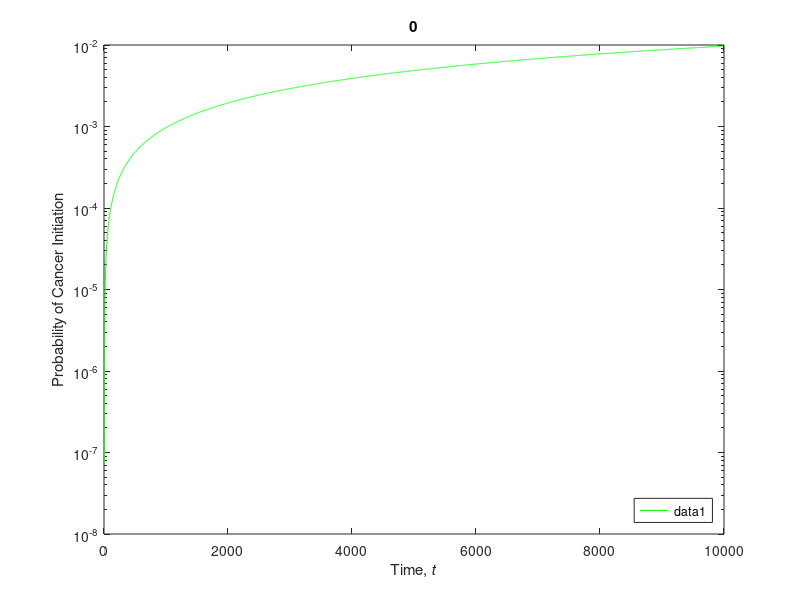
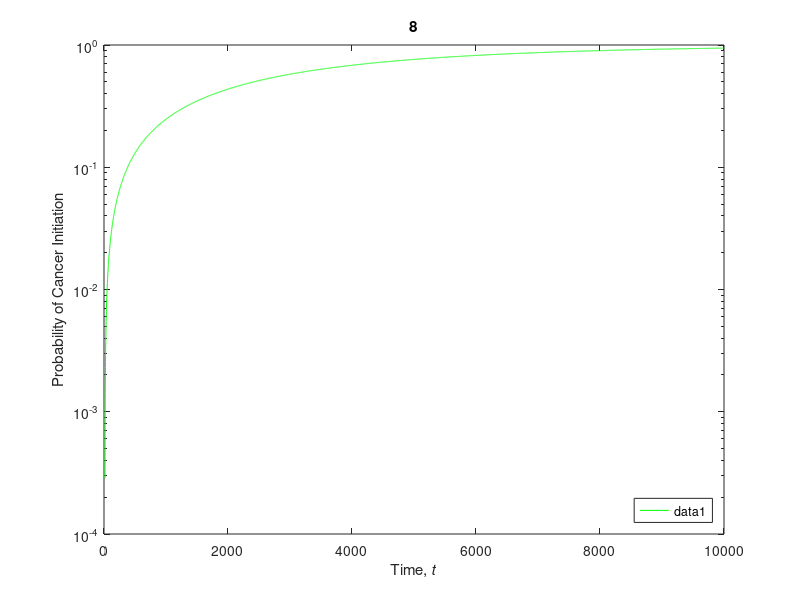
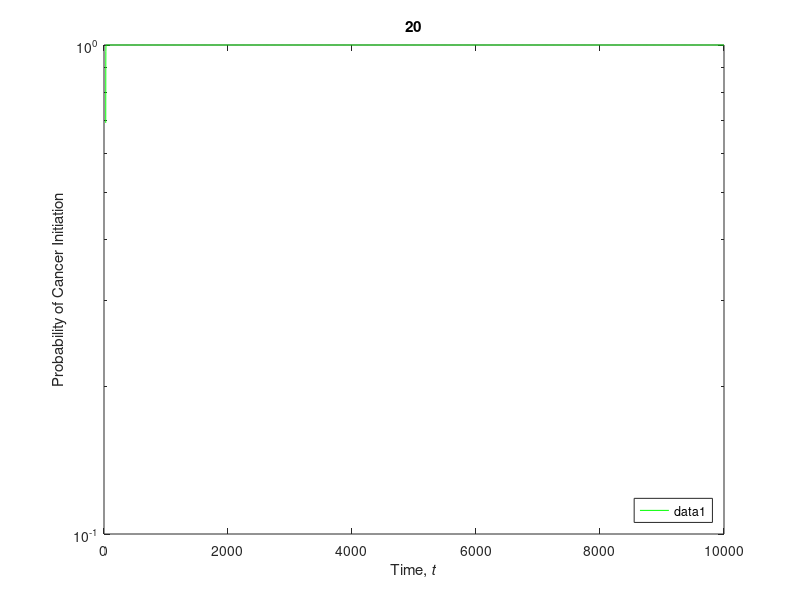
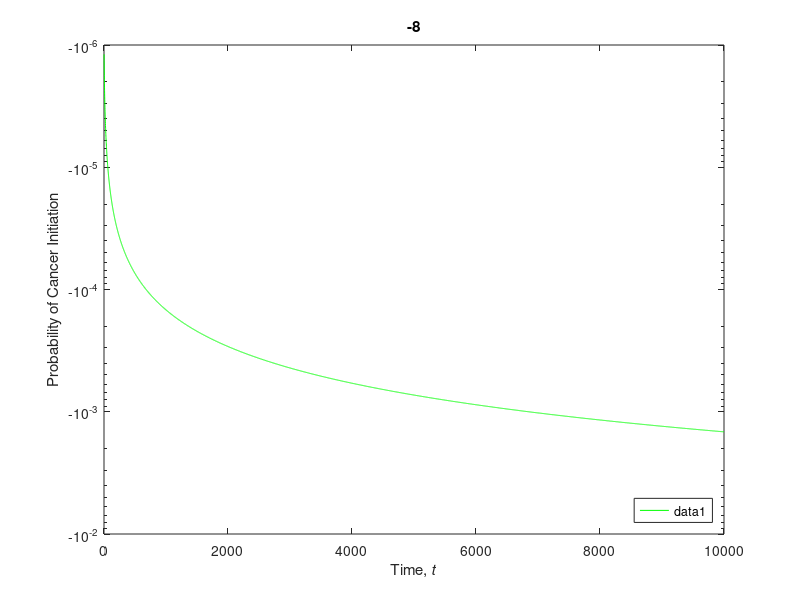

Source code (MATLAB) for these figures, in order:
clear all
close all
   for   y= [0,8,20,-8,7]    ;        %Gamma
   clear H and P3
    t= 0;   
graph_num = 0;
        N=500000;
        tau = 300;
        Ua = 5*10^-8;
        Ub=Ua;
        d=.1;
        z= 15;
        alpha=.5;
        ymin = 10^-3;
        ymax = 1;
        t_max = 10000;

for t = 1:t_max
for i = 1:z
    H(i) = (2^(i-1))*Ub*(2^(z+y-i)-1)*Ua*(t-(z+y-i));
end
P3(t) = 1-exp((-N/tau)*sum(H)*(1+d));

end


tvec = 1:t_max;
figure
semilogy(tvec,P3,'green')

legend('Location','southeast')
          %Sets axis to one similar to that used in the paper.
xlabel('Time, \it{t}');
ylabel('Probability of Cancer Initiation')
title(y) 
saveas(gcf,strcat('math485_gamma_equals_',int2str(y),'.png')) %saves  graph
   end
